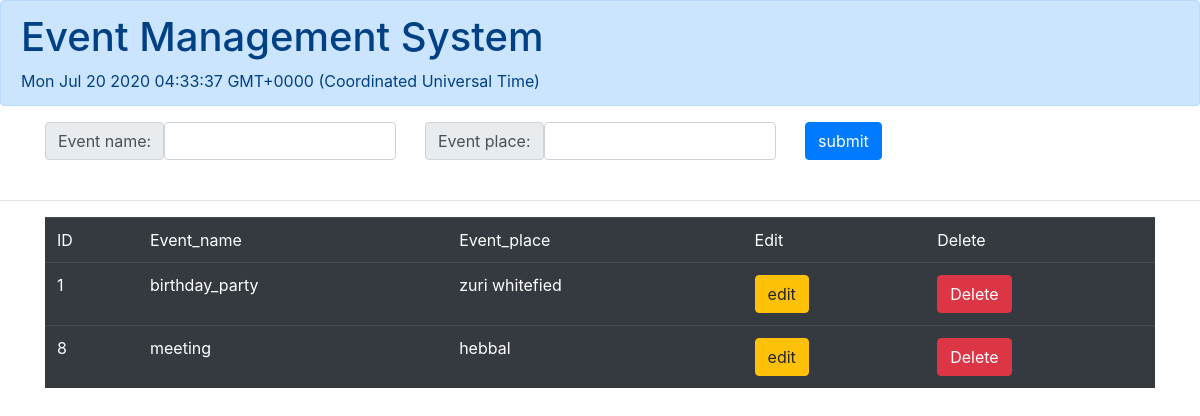
The page /eventpage/ on the database as committed earlier.
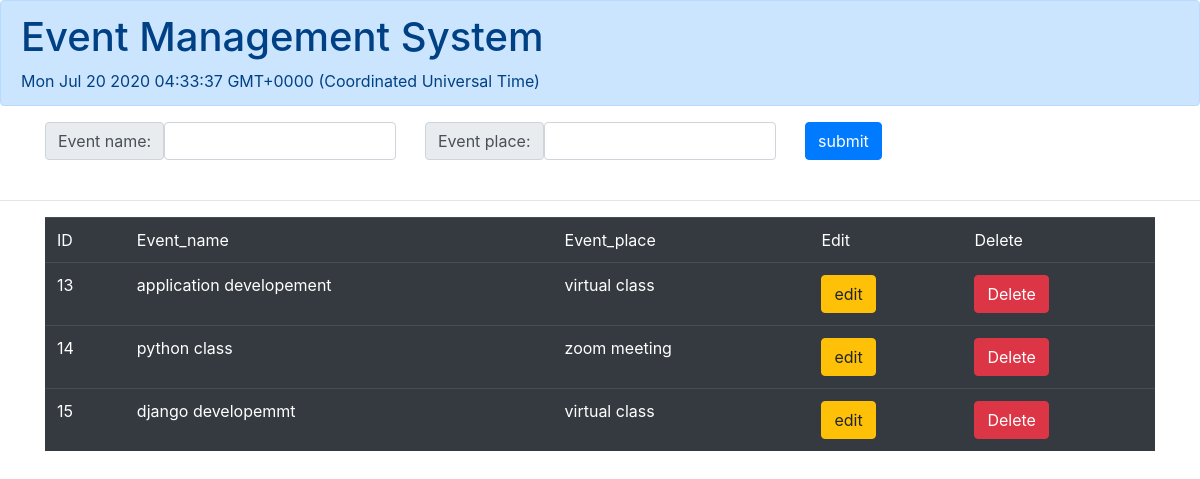
The same page on the database as committed later.
### event/models.py (models this page shows, shortened)
class Event(models.Model):
    event_id = models.AutoField(primary_key= True)
    event_name  = models.CharField(max_length= 50)
    event_place  = models.CharField(max_length= 50)

### event/views.py (the view, shortened to what this page needs)
# urls.py: path('eventpage/', EventView.as_view())  ### best proximity
class EventView(View):
    def get(self, request):
        event_obj = Event.objects.all()
        response_list = []
        for events in event_obj:
            response_list.append({"event_id": events.event_id, "event_name": events.event_name, "event_place": events.event_place })
        return render(request,  'event_page.html', context={"event_list": response_list, "logged_in":request.user.get_username() } )

### event/templates/event_page.html (shortened to what this page needs)
{% load static %}
<html>
    <head>
        <link rel="stylesheet" href="https://stackpath.bootstrapcdn.com/bootstrap/4.3.1/css/bootstrap.min.css">
 </head>
<body>
    <div class="alert alert-primary" role="alert">
        <h1> Event Management System
        </h1>
       <marquee> <span id="current_time">  </span> </marquee>
      </div>
<div class="container">
    <div class="row">
      <div class="col-sm">
        <div class="input-group-prepend">
            <span class="input-group-text" id="">Event name:</span>
            <input type="text" id="event_name" class="form-control">
        </div>
      </div>
      <div class="col-sm">
        <div class="input-group-prepend">
            <span class="input-group-text" id="">Event place: </span>
            <input type="text" id="event_place" class="form-control">
        </div>
      </div>
      <div class="col-sm">
        <input type="button" value="submit" class="btn btn-primary" onclick="event_save_edit_delete('add')">
      </div>
    </div>
  </div>
<br>
<hr>
<div class="container">
<table class="table table-dark">
    <tr>
        <td>ID</td> <td>Event_name</td><td>Event_place</td>
        <td> Edit </td>
        <td> Delete</td>
    </tr>
    {% for each_event in event_list %}
    <tr>
        <td> {{each_event.event_id}}  </td> <td> {{each_event.event_name}} </td><td>{{each_event.event_place}}</td>
        <td> <input type="button" value="edit" class="btn btn-warning" onclick="edit(this)"> </td>
        <td> <input type="button" value="Delete" class="btn btn-danger" onclick="event_save_edit_delete('delete', '{{each_event.event_id}}')"> </td>
    </tr>
    {% endfor %}
</table>
</div>
</body>
</html>

Rows that differ between the two databases and show on the page:
removed Event: event_name "birthday_party", event_place "zuri whitefied"
removed Event: event_name "meeting", event_place "hebbal"
added Event: event_name "application developement", event_place "virtual class"
added Event: event_name "python class", event_place "zoom meeting"
added Event: event_name "django developemmt", event_place "virtual class"
Other text that changed with them:
new list line: "13 edit Delete"
new list line: "14 edit Delete"
new list line: "15 edit Delete"
list line gone: "1 edit Delete"
list line gone: "8 edit Delete"
